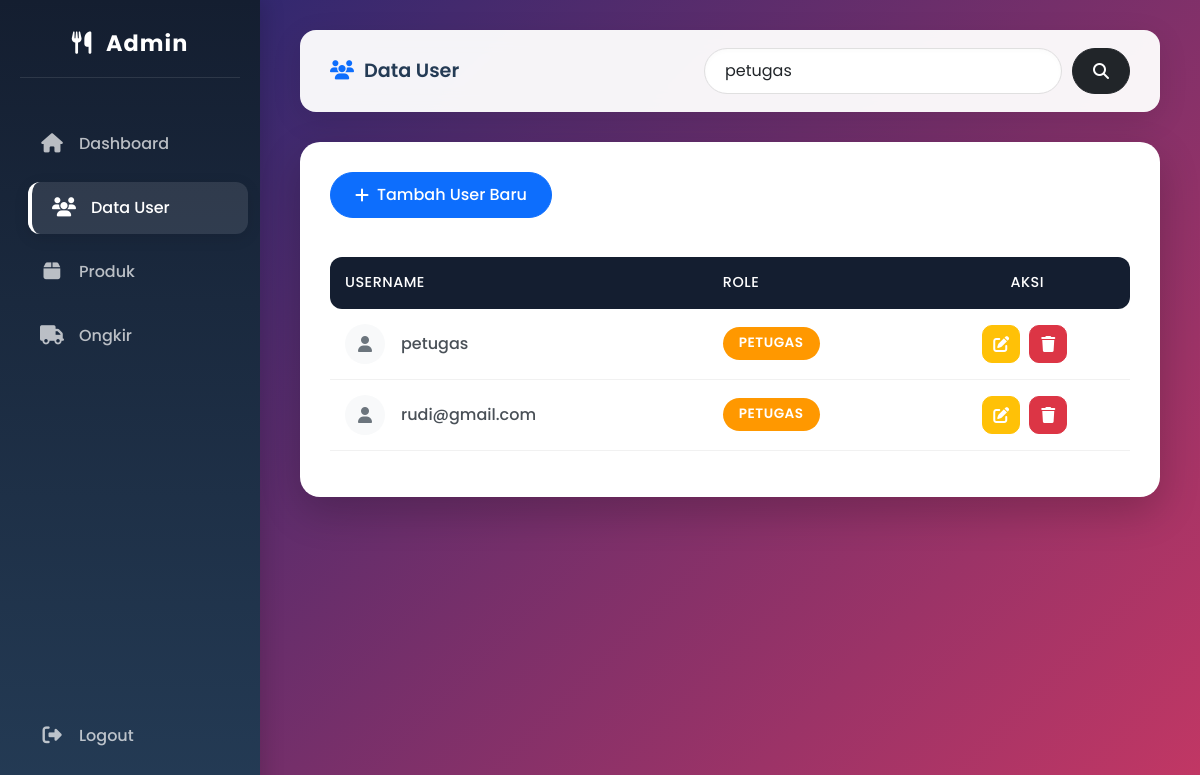
The page /admin/users.php?cari=petugas on the database as committed earlier.
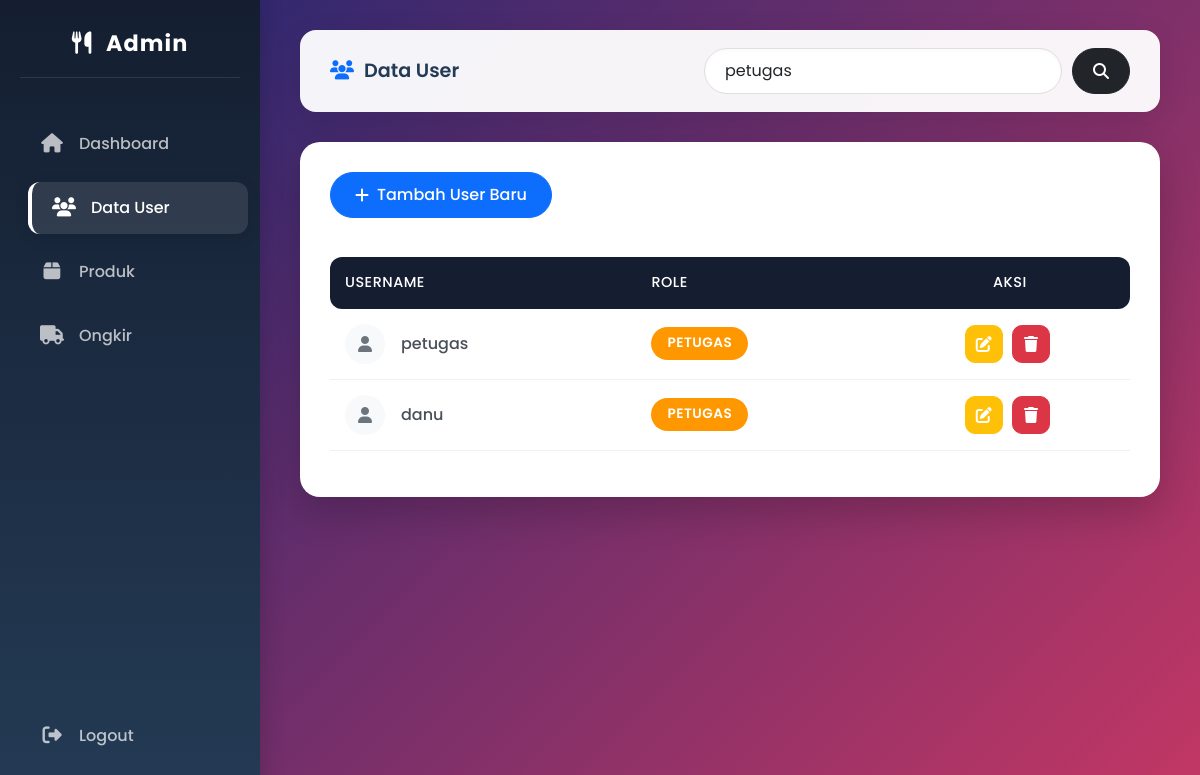
The same page on the database as committed later.
### tables this page shows
CREATE TABLE `users` (
  `id` int(11) NOT NULL,
  `username` varchar(50) DEFAULT NULL,
  `password` varchar(255) NOT NULL,
  `role` enum('admin','petugas','pengunjung') DEFAULT NULL
);

### admin/users.php (the view, shortened to what this page needs)
<?php
include '../koneksi.php';
$keyword = "";
if(isset($_GET['cari'])){
    $keyword = mysqli_real_escape_string($conn,$_GET['cari']);
    $data = mysqli_query($conn,"SELECT * FROM users
    WHERE username LIKE '%$keyword%'
    OR role LIKE '%$keyword%'
    ORDER BY id ASC");
}else{
    $data = mysqli_query($conn,"SELECT * FROM users ORDER BY id ASC");
}
?>
<!DOCTYPE html>
<html lang="id">
<head>
<link href="https://cdn.jsdelivr.net/npm/bootstrap@5.3.0/dist/css/bootstrap.min.css" rel="stylesheet">
<link href="https://cdnjs.cloudflare.com/ajax/libs/font-awesome/6.5.0/css/all.min.css" rel="stylesheet">
</head>
<body>
<div class="sidebar">
    <h4><i class="fa fa-utensils me-2"></i> Admin</h4>
    <a href="index.php"><i class="fa fa-home"></i> <span>Dashboard</span></a>
    <a href="users.php" class="active"><i class="fa fa-users"></i> <span>Data User</span></a>
    <a href="produk.php"><i class="fa fa-box"></i> <span>Produk</span></a>
    <a href="ongkir.php"><i class="fa fa-truck"></i> <span>Ongkir</span></a>
    <a href="../logout.php" class="mt-auto mb-2"><i class="fa fa-sign-out-alt"></i> <span>Logout</span></a>
</div>
<div class="main-content">
    <div class="topbar">
        <h5><i class="fa fa-users text-primary"></i> Data User</h5>
        <form method="GET" class="search-form">
            <input type="text" name="cari" class="form-control"
            placeholder="Cari username / role..."
            value="<?= htmlspecialchars($keyword) ?>">
            <button class="btn btn-dark">
                <i class="fa fa-search"></i>
            </button>
        </form>
    </div>
    <div class="card-box">
        <button class="btn btn-primary btn-rounded mb-4" data-bs-toggle="modal" data-bs-target="#tambah">
            <i class="fa fa-plus"></i> Tambah User Baru
        </button>
        <div class="table-responsive">
            <table class="table table-hover">
                <thead>
                    <tr>
                        <th>Username</th>
                        <th>Role</th>
                        <th class="text-center">Aksi</th>
                    </tr>
                </thead>
                <tbody>
                    <?php
                    while($d = mysqli_fetch_array($data)){
                    ?>
                    <tr>
                        <td>
                            <div class="d-flex align-items-center gap-3">
                                <div class="bg-light p-2 rounded-circle text-secondary d-flex justify-content-center align-items-center" style="width: 40px; height: 40px;">
                                    <i class="fa fa-user"></i>
                                </div>
                                <?= htmlspecialchars($d['username']) ?>
                            </div>
                        </td>
                        <td>
                            <span class="badge-role <?= $d['role'] ?>">
                                <?= strtoupper($d['role']) ?>
                            </span>
                        </td>
                        <td class="text-center">
                            <button class="btn btn-warning text-white btn-action" data-bs-toggle="modal" data-bs-target="#edit<?= $d['id'] ?>" title="Edit">
                                <i class="fa fa-edit"></i>
                            </button>
                            <button type="button" class="btn btn-danger btn-action" onclick="konfirmasiHapus('?hapus=<?= $d['id'] ?>')" title="Hapus">
                                <i class="fa fa-trash"></i>
                            </button>
                        </td>
                    </tr>
                    <?php
                    }
                    ?>
                </tbody>
            </table>
        </div>
    </div>
</div>
</body>
</html>

Rows that differ between the two databases and show on the page:
removed users: username "rudi@gmail.com", role "PETUGAS"
added users: username "danu", role "PETUGAS"
